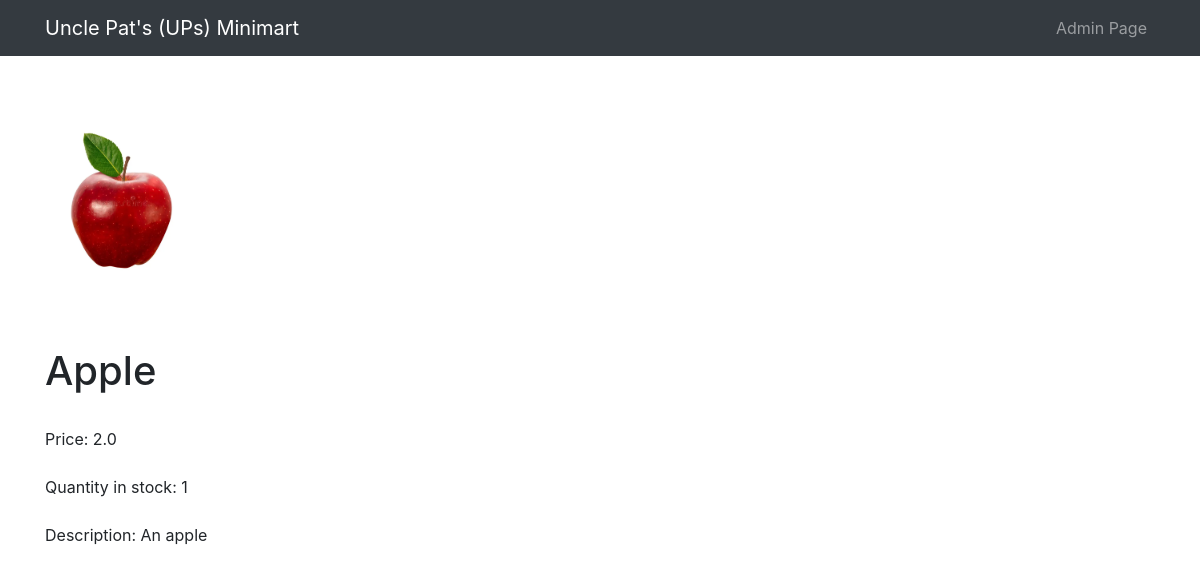
The page /items/3/ on the database as committed earlier.
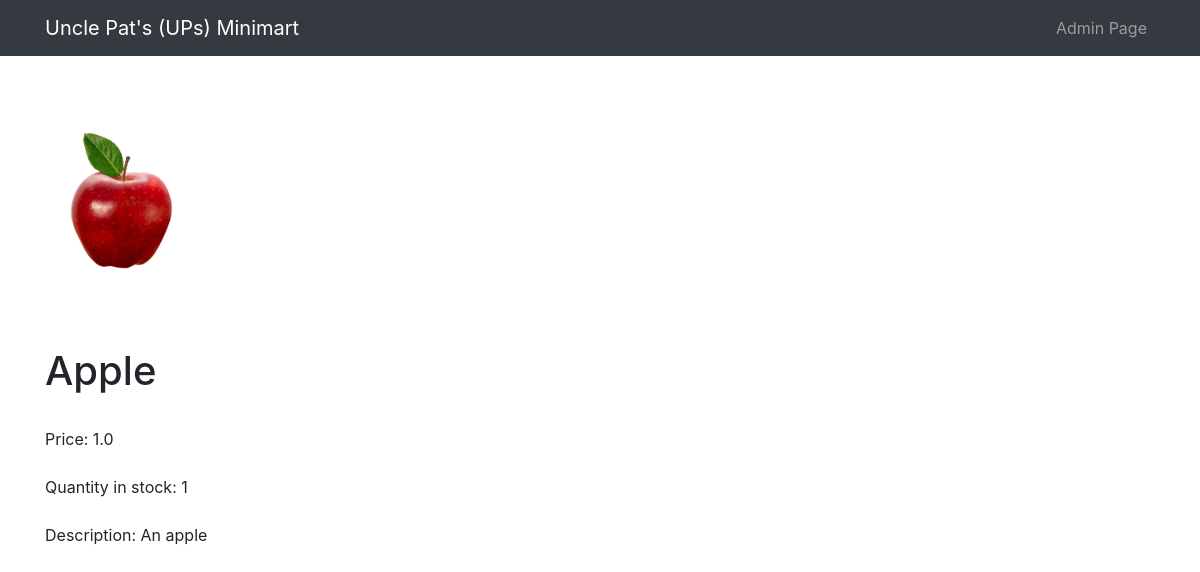
The same page on the database as committed later.
### online_store/models.py (models this page shows, shortened)
class Item(models.Model):
    name = models.CharField(max_length=60)
    price = models.FloatField(default=0)
    quantity = models.IntegerField(default=1)
    description= models.CharField(max_length=250, default='The ' + str(name), blank=True, null= True)
    image= models.ImageField(upload_to='uploads/', default='', blank=True, null= True)

### online_store/views.py (the view)
# urls.py: path("items/<int:id>/", views.detail, name="detail"),
def detail(request, id):
    item = get_object_or_404(Item, pk=id)
    return render(request, "online_store/detail.html", {"item": item})

### online_store/templates/online_store/detail.html
{% extends "online_store/base.html" %}
{% block content %}
<td><img style="margin-top:10%; height: 180px;" class="rounded-circle" src="{{item.image.url}}" alt=""></td>
<h1 style="margin-top:5%; width:100vh;">{{ item.name }}</h1>
<br>
<a style="margin-top:5%; width:100vh;">Price: {{ item.price }}</a>
<br>
<br>
<a style="margin-top:5%; width:100vh;">Quantity in stock: {{ item.quantity }}</a>
<br>
<br>
<a style="margin-top:5%; width:100vh;">Description: {{ item.description }}</a>
{% endblock content %}

Rows that differ between the two databases and show on the page:
changed Item "Apple": price "2.0" → "1.0"
